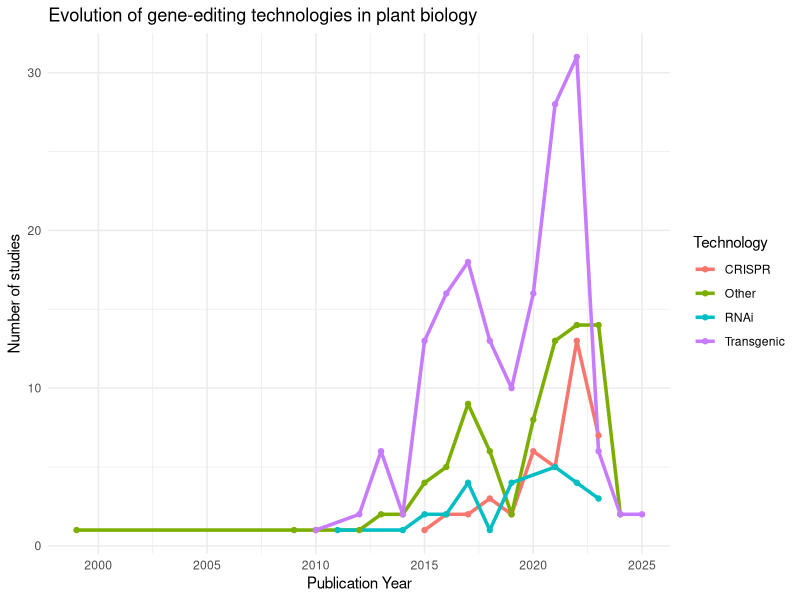
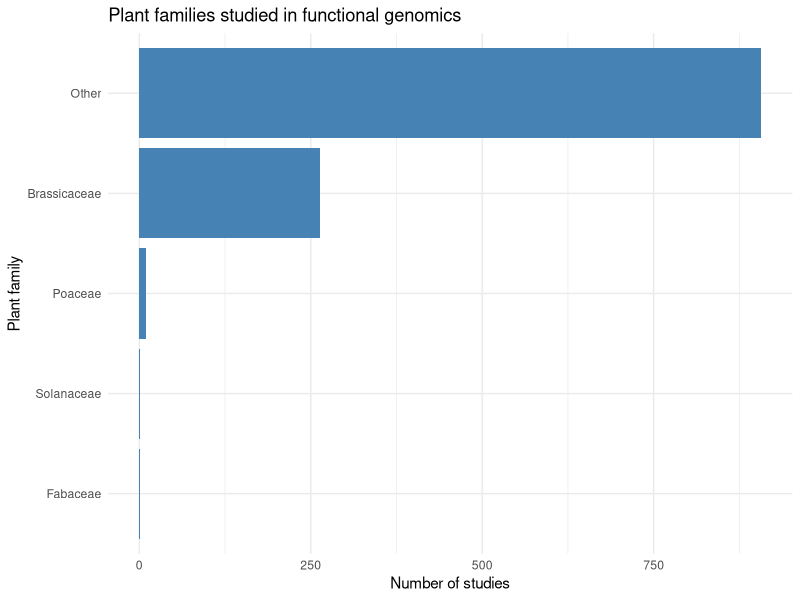
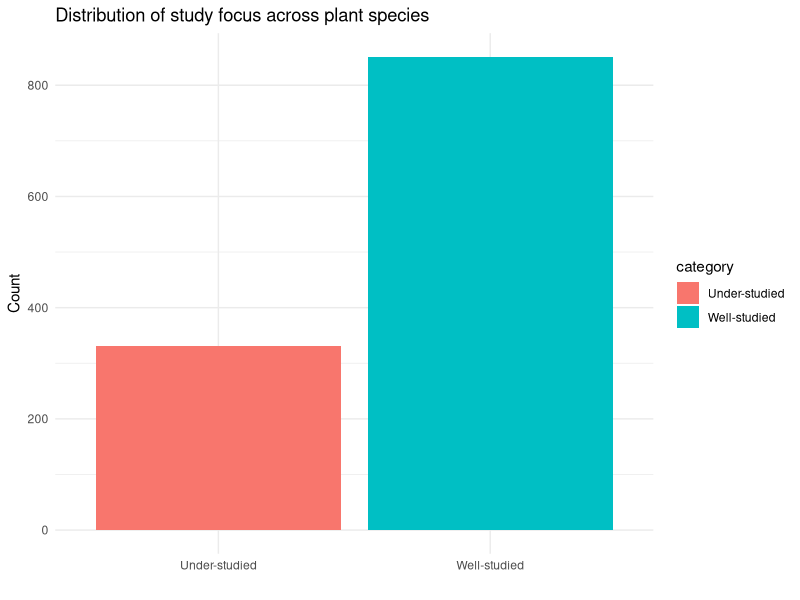
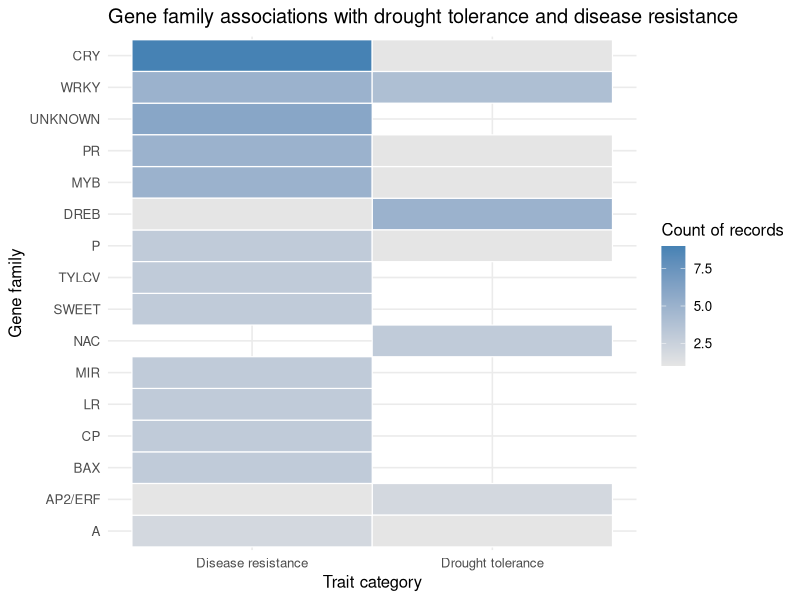
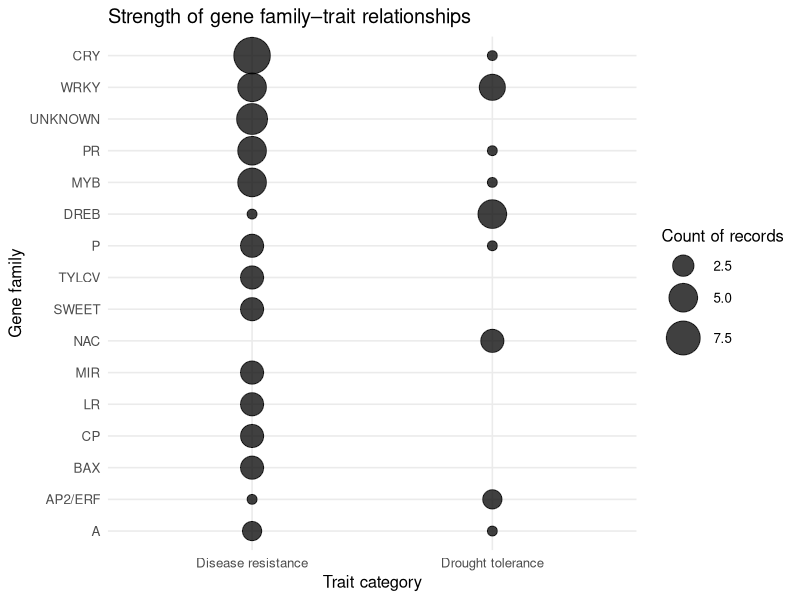
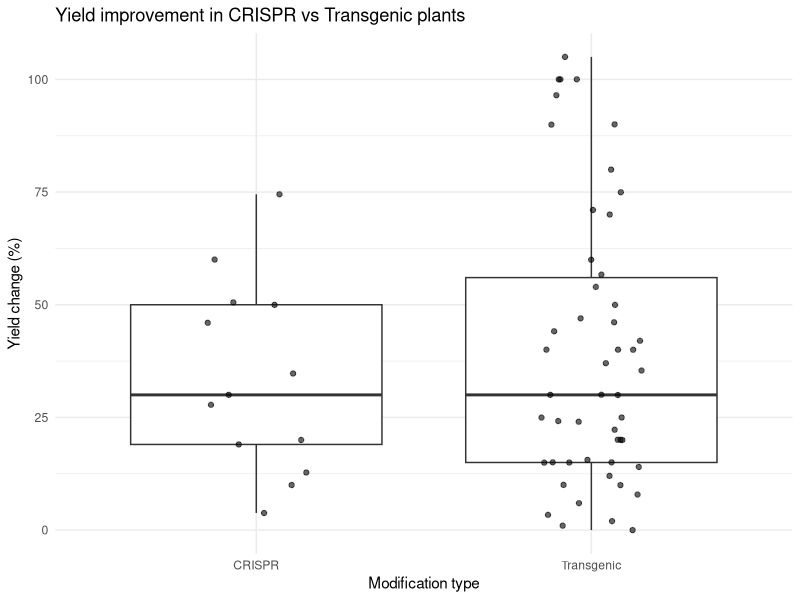
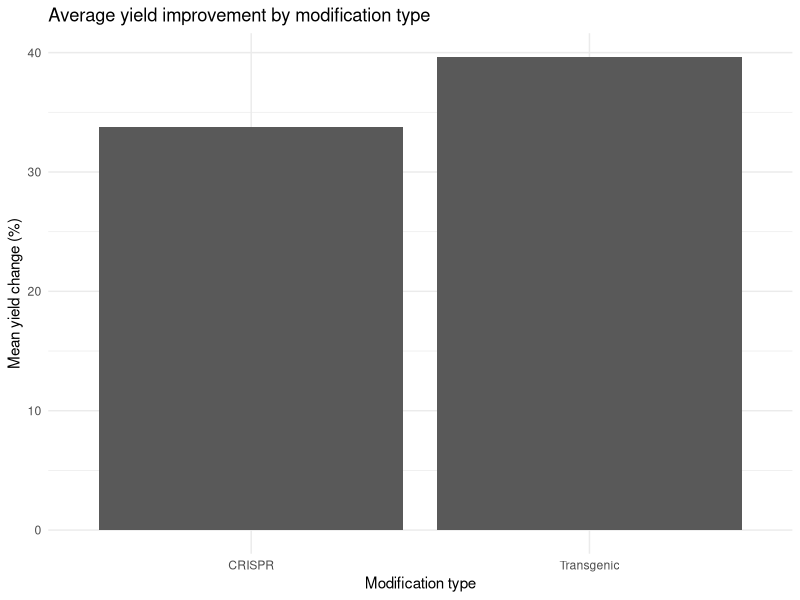

Write the R code that produced these figures, in order.
## ---- chunk 1
library(tidyverse)
library(stringr)
library(ggrepel)
library(scales)

plant_raw <- read_csv("Plant_Data_orig.csv")
## ---- chunk 2
plant_raw %>%
  filter(is.na(Gene) | Gene == "") %>%
  select(Filename, Species, Gene, Mod_Type) %>%
  print()

plant_step1 <- plant_raw %>%
  filter(!is.na(Gene), Gene != "")

cat("Rows removed (no Gene):", nrow(plant_raw) - nrow(plant_step1), "\n")
cat("Rows remaining:        ", nrow(plant_step1), "\n")
## ---- chunk 3

plant_step1 %>%
  filter(Filename == "9087934.pdf") %>%
  select(Filename, Relevance_Score, Gene, Mod_Type, Phenotype) %>%
  print()

plant_step2 <- plant_step1 %>%
  group_by(Filename) %>%
  slice_max(Relevance_Score, n = 1, with_ties = FALSE) %>%
  ungroup()

cat("Rows before deduplication:", nrow(plant_step1), "\n")
cat("Rows after deduplication: ", nrow(plant_step2), "\n")
cat("Unique papers:            ", n_distinct(plant_step2$Filename), "\n")
## ---- chunk 4

cat("Non-empty Terminator cells:",
    sum(!is.na(plant_step2$Terminator) & plant_step2$Terminator != ""), "\n")

plant_step3 <- plant_step2 %>%
  select(-Relevance_Score, -Terminator)

cat("Columns after drop:", ncol(plant_step3), "\n")
print(names(plant_step3))
## ---- chunk 5
plant_step4 <- plant_step3 %>%
  rename(
    Gene_Target = Gene,
    Mod_type    = Mod_Type
  )

cat("Renamed columns:\n")
print(names(plant_step4))
## ---- chunk 6
plant_step5 <- plant_step4 %>%
  mutate(
    Mod_Method = case_when(
      str_detect(str_to_lower(Mod_type),
        "agrobacterium|agro.infiltration")                         ~ "Agrobacterium",
      str_detect(str_to_lower(Mod_type),
        "crispr|cas9|cas12|base edit|prime edit")                  ~ "CRISPR/Cas9",
      str_detect(str_to_lower(Mod_type),
        "biolistic|bombardment|particle gun")                      ~ "Biolistics",
      str_detect(str_to_lower(Mod_type),
        "rnai|rna interference|sirna|shrna|antisense|gene silenc|mirna|mir159") ~ "RNAi",
      str_detect(str_to_lower(Mod_type),
        "vigs|virus.induced gene silenc")                          ~ "VIGS",
      TRUE ~ "Unknown"
    )
  )

cat("Mod_Method distribution:\n")
print(table(plant_step5$Mod_Method))
## ---- chunk 7
plant_step6 <- plant_step5 %>%
  mutate(
    Mod_Direction = case_when(
      str_detect(str_to_lower(Mod_type),
        "overexpression|overexpress|upregulat|up-regulat|transcriptional activation|promoter replacement") ~ "Overexpression",
      str_detect(str_to_lower(Mod_type),
        "knockout|knockdown|knock.out|knock.down|deletion|gene silenc|silencing|rnai|downregulat|down-regulat|suppression|loss.of.function|transcriptional repression|antisense") ~ "Knockdown/Out",
      str_detect(str_to_lower(Mod_type),
        "mutation|mutant|mutagenesis|snp|snv|indel|missense|insertional mutant|inversion|natural mutation") ~ "Mutation",
      TRUE ~ "Modification"
    )
  )

cat("Mod_Direction distribution:\n")
print(table(plant_step6$Mod_Direction))
## ---- chunk 8

plant_step6 %>%
  count(Application_Category, sort = TRUE) %>%
  head(6) %>%
  print()

plant_step7 <- plant_step6 %>%
  mutate(across(where(is.character), ~ str_squish(str_to_lower(.x))))


plant_step7 %>%
  count(Application_Category, sort = TRUE) %>%
  head(6) %>%
  print()
## ---- chunk 9
current_year <- as.integer(format(Sys.Date(), "%Y"))

plant_step8 <- plant_step7 %>%
  mutate(
    # (?<![0-9]) and (?![0-9]) ensure the 4 digits are NOT part of a
    # longer number (e.g. avoids matching "2099" inside "112099")
    Pub_Year = str_extract(DOI, "(?<![0-9])(19|20)\\d{2}(?![0-9])") %>%
                 as.integer(),
    # sanity-check: keep only plausible publication years
    Pub_Year = if_else(Pub_Year >= 1990 & Pub_Year <= current_year,
                       Pub_Year, NA_integer_)
  )

cat("Year extraction summary:\n")
cat("  Papers with year found :", sum(!is.na(plant_step8$Pub_Year)), "\n")
cat("  Papers without year    :", sum( is.na(plant_step8$Pub_Year)), "\n")
cat("  Year range             :",
    min(plant_step8$Pub_Year, na.rm = TRUE), "–",
    max(plant_step8$Pub_Year, na.rm = TRUE), "\n\n")

plant_step8 %>%
  count(Pub_Year, sort = FALSE) %>%
  print(n = Inf)
## ---- chunk 10
# Use the fully cleaned pipeline output directly
plant <- plant_step8
glimpse(plant)
## ---- chunk 11
# Pub_Year already extracted in Step 8 — no inline re-extraction needed
obj1 <- plant %>%
  filter(!is.na(Pub_Year)) %>%
  mutate(
    tech_type = case_when(
      str_detect(Mod_type, "crispr|cas9|cas12|base editing|prime editing") ~ "CRISPR",
      str_detect(Mod_type, "rnai")                                          ~ "RNAi",
      str_detect(Mod_type,
        "transgenic|overexpression|agrobacterium|t-dna|transformation|particle bombardment") ~ "Transgenic",
      TRUE ~ "Other"
    )
  )

# yearly counts
obj1_summary <- obj1 %>%
  count(Pub_Year, tech_type)

obj1_summary
## ---- chunk 12
ggplot(obj1_summary, aes(x = Pub_Year, y = n, color = tech_type)) +
  geom_line(linewidth = 1.2) +
  geom_point() +
  scale_x_continuous(breaks = scales::pretty_breaks(n = 8)) +
  labs(
    title = "Evolution of gene-editing technologies in plant biology",
    x = "Publication Year",
    y = "Number of studies",
    color = "Technology"
  ) +
  theme_minimal()
## ---- chunk 13
crispr_dominance <- obj1_summary %>%
  group_by(Pub_Year) %>%
  mutate(total = sum(n)) %>%
  filter(tech_type == "CRISPR") %>%
  mutate(prop = n / total) %>%
  arrange(Pub_Year)

crispr_dominance
## ---- chunk 14
obj2 <- plant %>%
  mutate(
    species_lower = str_to_lower(Species),

    plant_family = case_when(
      str_detect(species_lower, "rice|wheat|maize|corn|barley|sorghum") ~ "Poaceae",
      str_detect(species_lower, "tomato|potato|pepper|eggplant") ~ "Solanaceae",
      str_detect(species_lower, "soybean|bean|pea|lentil") ~ "Fabaceae",
      str_detect(species_lower, "arabidopsis") ~ "Brassicaceae",
      str_detect(species_lower, "cotton") ~ "Malvaceae",
      TRUE ~ "Other"
    )
  )
## ---- chunk 15
obj2_summary <- obj2 %>%
  count(plant_family, sort = TRUE)

obj2_summary
## ---- chunk 16
ggplot(obj2_summary, aes(x = fct_reorder(plant_family, n), y = n)) +
  geom_col(fill = "steelblue") +
  coord_flip() +
  labs(
    title = "Plant families studied in functional genomics",
    x = "Plant family",
    y = "Number of studies"
  ) +
  theme_minimal()
## ---- chunk 17
species_counts <- obj2 %>%
  count(Species, sort = TRUE)

understudied <- species_counts %>%
  filter(n <= 2)   # threshold can be adjusted

understudied
## ---- chunk 18
obj2 %>%
  mutate(category = if_else(Species %in% understudied$Species, "Under-studied", "Well-studied")) %>%
  count(category) %>%
  ggplot(aes(x = category, y = n, fill = category)) +
  geom_col() +
  labs(
    title = "Distribution of study focus across plant species",
    x = "",
    y = "Count"
  ) +
  theme_minimal()
## ---- chunk 19
obj3 <- plant %>%
  mutate(
    trait_group = case_when(
      str_detect(str_to_lower(Application_Category), "drought tolerance") |
        str_detect(str_to_lower(Phenotype), "drought") ~ "Drought tolerance",

      str_detect(str_to_lower(Application_Category), "disease resistance") |
        str_detect(str_to_lower(Phenotype), "disease|blight|fungal|pathogen|viral|virus|resistance") ~ "Disease resistance",

      TRUE ~ NA_character_
    )
  ) %>%
  filter(!is.na(trait_group)) %>%
  mutate(
    Gene_Target = str_to_lower(Gene_Target),

    # keep only first listed target if multiple are present
    Gene_Target = str_split(Gene_Target, ",|;|/|\\|") %>% map_chr(1),
    Gene_Target = str_trim(Gene_Target),

    # remove common species prefixes
    Gene_Target_clean = str_remove(Gene_Target,
      "^(at|os|sl|zm|ta|hv|st|gh|gm|mt|rc|cs|le|pe|ib|pg|md|pa|vv|bn|bna|loc|loc_)[-_]?"
    ),

    gene_family = case_when(
      str_detect(Gene_Target_clean, "^myb") ~ "MYB",
      str_detect(Gene_Target_clean, "^nac") ~ "NAC",
      str_detect(Gene_Target_clean, "^wrky") ~ "WRKY",
      str_detect(Gene_Target_clean, "^dreb") ~ "DREB",
      str_detect(Gene_Target_clean, "^erf|^ap2") ~ "AP2/ERF",
      str_detect(Gene_Target_clean, "^bzip") ~ "bZIP",
      str_detect(Gene_Target_clean, "^mlo") ~ "MLO",
      str_detect(Gene_Target_clean, "^sweet") ~ "SWEET",
      str_detect(Gene_Target_clean, "r genes|r gene|r-gene") ~ "R genes",
      str_detect(Gene_Target_clean, "^pr") ~ "PR",
      TRUE ~ str_extract(str_to_upper(Gene_Target_clean), "^[A-Z]+")
    )
  ) %>%
  filter(!is.na(gene_family), gene_family != "")
## ---- chunk 20
obj3_summary <- obj3 %>%
  count(gene_family, trait_group, sort = TRUE) %>%
  group_by(gene_family) %>%
  mutate(total_family_n = sum(n)) %>%
  ungroup() %>%
  filter(total_family_n >= 3)   # adjust threshold
obj3_summary
## ---- chunk 21
heatmap_plot <- obj3_summary %>%
  ggplot(aes(
    x = trait_group,
    y = fct_reorder(gene_family, total_family_n),
    fill = n
  )) +
  geom_tile(color = "white", linewidth = 0.4) +
  scale_fill_gradient(low = "grey90", high = "steelblue") +
  labs(
    title = "Gene family associations with drought tolerance and disease resistance",
    x = "Trait category",
    y = "Gene family",
    fill = "Count of records"
  ) +
  theme_minimal(base_size = 12)

heatmap_plot
## ---- chunk 22
bubble_plot <- obj3_summary %>%
  ggplot(aes(
    x = trait_group,
    y = fct_reorder(gene_family, total_family_n),
    size = n
  )) +
  geom_point(alpha = 0.75) +
  scale_size_continuous(range = c(3, 12)) +
  labs(
    title = "Strength of gene family–trait relationships",
    x = "Trait category",
    y = "Gene family",
    size = "Count of records"
  ) +
  theme_minimal(base_size = 12)

bubble_plot
## ---- chunk 23
obj4_simple <- plant %>%
  mutate(
    tech_group = case_when(
      str_detect(str_to_lower(Mod_type), "crispr|cas9|cas12|base editing|prime editing") ~ "CRISPR",
      str_detect(str_to_lower(Mod_type), "transgenic|overexpression|agrobacterium|rnai|particle bombardment|t-dna|transformation") ~ "Transgenic",
      TRUE ~ NA_character_
    ),
    yield_related =
      str_detect(str_to_lower(Application_Category), "yield") |
      str_detect(str_to_lower(Phenotype), "yield") |
      str_detect(str_to_lower(Quant_Data), "yield"),

    percent_match = str_extract(Quant_Data, "\\d+\\.?\\d*\\s*%"),
    yield_pct = as.numeric(str_remove(percent_match, "%"))
  ) %>%
  filter(!is.na(tech_group), yield_related, !is.na(yield_pct))
## ---- chunk 24
obj4_summary <- obj4_simple %>%
  group_by(tech_group) %>%
  summarise(
    n_values = n(),
    mean_pct = mean(yield_pct, na.rm = TRUE),
    median_pct = median(yield_pct, na.rm = TRUE),
    sd_pct = sd(yield_pct, na.rm = TRUE),
    min_pct = min(yield_pct, na.rm = TRUE),
    max_pct = max(yield_pct, na.rm = TRUE)
  )

obj4_summary
## ---- chunk 25
ggplot(obj4_simple, aes(x = tech_group, y = yield_pct)) +
  geom_boxplot() +
  geom_jitter(width = 0.15, alpha = 0.6) +
  labs(
    title = "Yield improvement in CRISPR vs Transgenic plants",
    x = "Modification type",
    y = "Yield change (%)"
  ) +
  theme_minimal()
## ---- chunk 26
ggplot(obj4_summary, aes(x = tech_group, y = mean_pct)) +
  geom_col() +
  labs(
    title = "Average yield improvement by modification type",
    x = "Modification type",
    y = "Mean yield change (%)"
  ) +
  theme_minimal()
## ---- chunk 27
wilcox.test(yield_pct ~ tech_group, data = obj4_simple)
